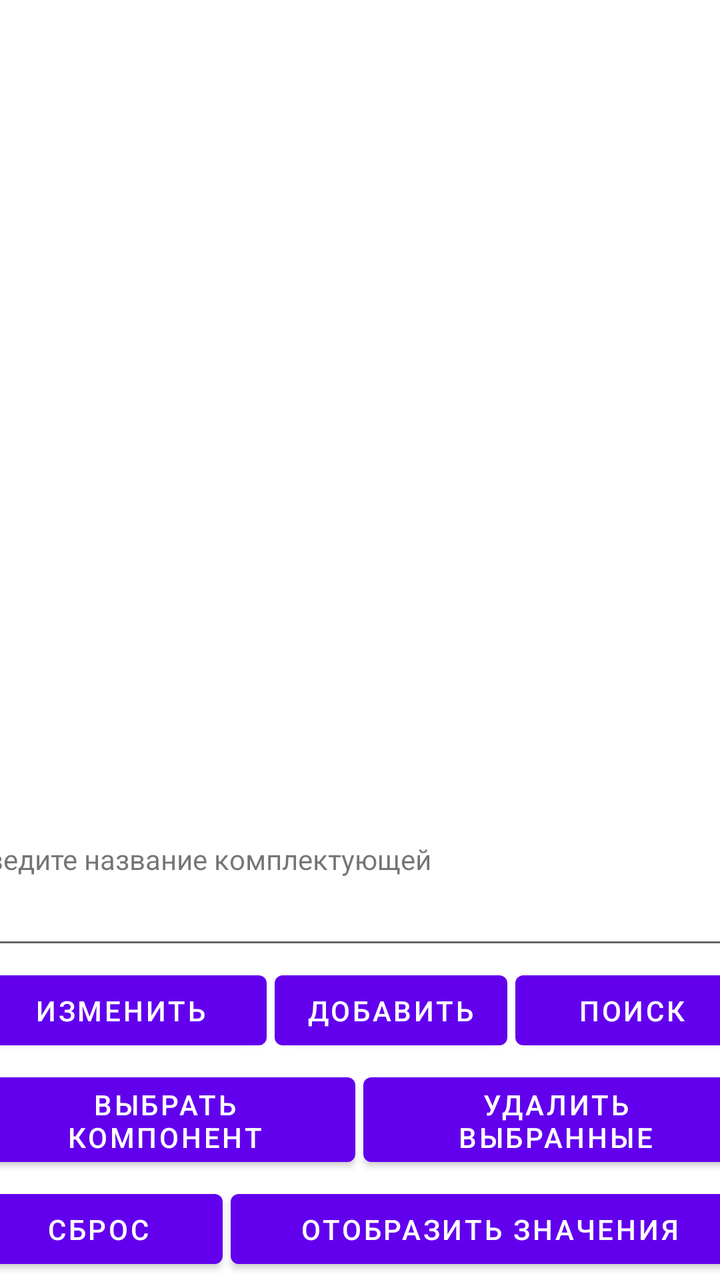
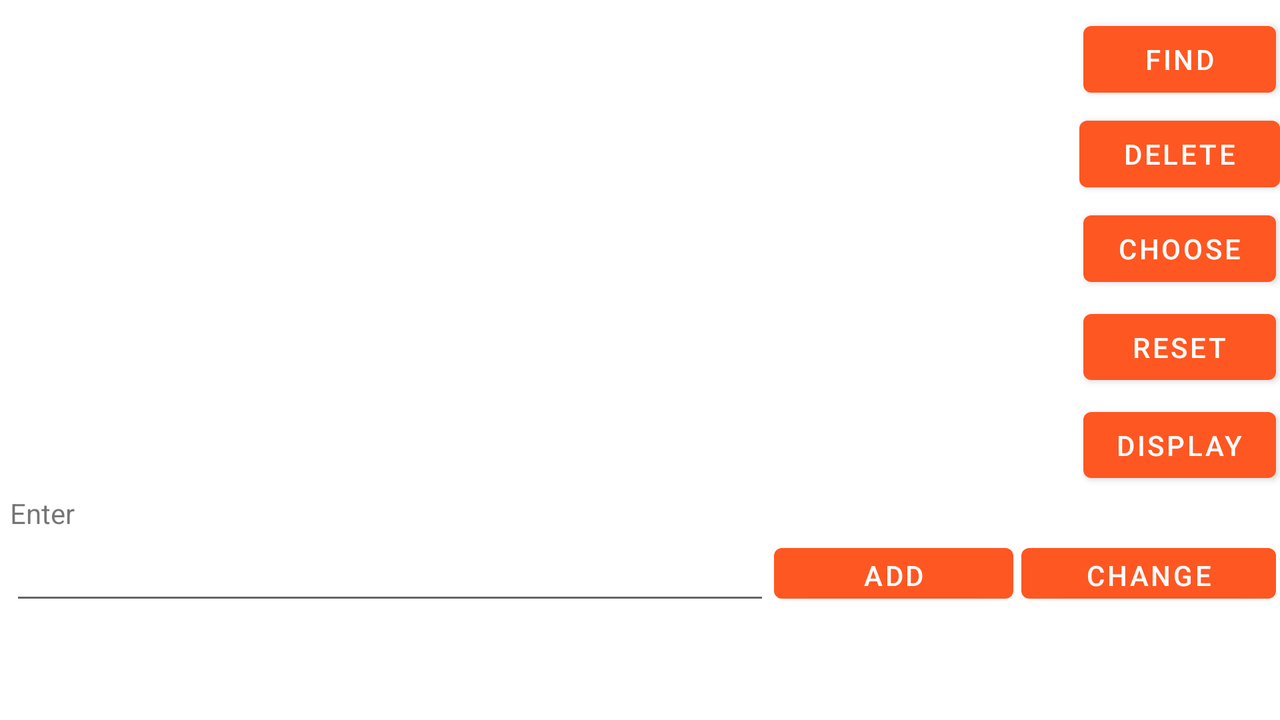

The same Android screen from two of the app's own layout files: first res/layout/ as a phone draws it, then the repository's variant for another configuration, drawn on a device whose configuration selects that folder. Both files follow.
<!-- AndroidManifest.xml: application theme Theme.Lab_1 -->
<!-- res/layout/activity_main.xml -->
<?xml version="1.0" encoding="utf-8"?>
<androidx.constraintlayout.widget.ConstraintLayout xmlns:android="http://schemas.android.com/apk/res/android"
    xmlns:app="http://schemas.android.com/apk/res-auto"
    xmlns:tools="http://schemas.android.com/tools"
    android:layout_width="match_parent"
    android:layout_height="match_parent"
    tools:context=".MainActivity">

    <LinearLayout
        android:layout_width="391dp"
        android:layout_height="match_parent"
        android:orientation="vertical"
        app:layout_constraintBottom_toBottomOf="parent"
        app:layout_constraintEnd_toEndOf="parent"
        app:layout_constraintStart_toStartOf="parent"
        app:layout_constraintTop_toTopOf="parent">

        <LinearLayout
            android:layout_width="match_parent"
            android:layout_height="wrap_content"
            android:layout_weight="10"
            android:orientation="vertical">

            <ListView
                android:id="@+id/componentsListView"
                android:layout_width="match_parent"
                android:layout_height="420dp"
                android:choiceMode="multipleChoice" />

            <LinearLayout
                android:layout_width="match_parent"
                android:layout_height="wrap_content"
                android:layout_weight="1"
                android:minHeight="48dp"
                android:orientation="vertical">


                <TextView
                    android:id="@+id/textView"
                    android:layout_width="wrap_content"
                    android:layout_height="wrap_content"
                    android:layout_weight="1"
                    android:text="@string/InputText" />

                <EditText
                    android:id="@+id/componentInput"
                    android:layout_width="match_parent"
                    android:layout_height="wrap_content"
                    android:layout_weight="1"
                    android:autofillHints="" />

            </LinearLayout>

            <LinearLayout
                android:layout_width="match_parent"
                android:layout_height="wrap_content"
                android:layout_weight="1"
                android:minHeight="48dp"
                android:orientation="horizontal">

                <Button
                    android:id="@+id/buttonChange"
                    android:layout_width="wrap_content"
                    android:layout_height="wrap_content"
                    android:layout_margin="2dp"
                    android:layout_weight="1"
                    android:text="Изменить" />

                <Button
                    android:id="@+id/buttonAdd"
                    android:layout_width="wrap_content"
                    android:layout_height="wrap_content"
                    android:layout_margin="2dp"
                    android:text="@string/Add" />

                <Button
                    android:id="@+id/buttonActivity"
                    android:layout_width="wrap_content"
                    android:layout_height="wrap_content"
                    android:layout_margin="2dp"
                    android:layout_weight="1"
                    android:text="Поиск" />

            </LinearLayout>

            <LinearLayout
                android:layout_width="match_parent"
                android:layout_height="wrap_content"
                android:layout_weight="1"
                android:baselineAligned="false"
                android:minHeight="50dp"
                android:orientation="horizontal"

                >

                <Button
                    android:id="@+id/buttonChoose"
                    android:layout_width="wrap_content"
                    android:layout_height="wrap_content"
                    android:layout_margin="2dp"
                    android:layout_weight="1"
                    android:text="@string/ChooseComponent" />

                <Button
                    android:id="@+id/buttonDeleteSelected"
                    android:layout_width="wrap_content"
                    android:layout_height="wrap_content"
                    android:layout_margin="2dp"
                    android:layout_weight="1"
                    android:text="@string/delete_selected" />
            </LinearLayout>

            <LinearLayout
                android:layout_width="match_parent"
                android:layout_height="wrap_content"
                android:layout_weight="1"
                android:minHeight="48dp"
                android:orientation="horizontal">

                <Button
                    android:id="@+id/buttonReset"
                    android:layout_width="wrap_content"
                    android:layout_height="wrap_content"
                    android:layout_margin="2dp"
                    android:layout_weight="1"
                    android:text="@string/Reset" />

                <Button
                    android:id="@+id/buttonDisplay"
                    android:layout_width="wrap_content"
                    android:layout_height="wrap_content"
                    android:layout_margin="2dp"
                    android:layout_weight="1"
                    android:text="@string/ShowComponents" />
            </LinearLayout>

        </LinearLayout>

    </LinearLayout>

</androidx.constraintlayout.widget.ConstraintLayout>
<!-- resources referenced by this layout -->
<resources>
  <string name="Add">Добавить</string>
  <string name="ChooseComponent">Выбрать компонент</string>
  <string name="InputText">Введите название комплектующей</string>
  <string name="Reset">Сброс</string>
  <string name="ShowComponents">Отобразить значения</string>
  <string name="delete_selected">Удалить выбранные</string>
  <style name="Theme.Lab_1" parent="Theme.MaterialComponents.DayNight.DarkActionBar">
          
          <item name="colorPrimary">@color/purple_500</item>
          <item name="colorPrimaryVariant">@color/purple_700</item>
          <item name="colorOnPrimary">@color/white</item>
          
          <item name="colorSecondary">@color/teal_200</item>
          <item name="colorSecondaryVariant">@color/teal_700</item>
          <item name="colorOnSecondary">@color/black</item>
          
          <item name="android:statusBarColor">?attr/colorPrimaryVariant</item>
          
      </style>
</resources>
<!-- res/layout-land/activity_main.xml (the repository's variant of the layout above) -->
<!-- drawn on the phone turned sideways -->
<?xml version="1.0" encoding="utf-8"?>
<androidx.constraintlayout.widget.ConstraintLayout xmlns:android="http://schemas.android.com/apk/res/android"
    xmlns:app="http://schemas.android.com/apk/res-auto"
    xmlns:tools="http://schemas.android.com/tools"
    android:layout_width="match_parent"
    android:layout_height="match_parent">

    <LinearLayout
        android:layout_width="match_parent"
        android:layout_height="0dp"
        android:layout_marginStart="5dp"
        android:layout_marginTop="5dp"
        android:orientation="vertical"
        app:layout_constraintBottom_toBottomOf="parent"
        app:layout_constraintEnd_toEndOf="parent"
        app:layout_constraintStart_toStartOf="parent"
        app:layout_constraintTop_toTopOf="parent">

        <LinearLayout
            android:layout_width="match_parent"
            android:layout_height="242dp"
            android:orientation="horizontal">

            <LinearLayout
                android:layout_width="wrap_content"
                android:layout_height="match_parent"
                android:layout_weight="8"
                android:orientation="vertical">

                <ListView
                    android:id="@+id/componentsListView"
                    android:layout_width="match_parent"
                    android:layout_height="match_parent"
                    android:choiceMode="multipleChoice" />
            </LinearLayout>

            <LinearLayout
                android:layout_width="wrap_content"
                android:layout_height="match_parent"
                android:layout_weight="0"
                android:orientation="vertical">

                <Button
                    android:id="@+id/buttonActivity"
                    android:layout_width="match_parent"
                    android:layout_height="wrap_content"
                    android:layout_margin="2dp"
                    android:layout_weight="1"
                    android:text="Find" />

                <Button
                    android:id="@+id/buttonDeleteSelected"
                    android:layout_width="match_parent"
                    android:layout_height="wrap_content"
                    android:layout_weight="1"
                    android:text="@string/delete_selectedd" />

                <Button
                    android:id="@+id/buttonChoose"
                    android:layout_width="match_parent"
                    android:layout_height="wrap_content"
                    android:layout_margin="2dp"
                    android:layout_weight="1"
                    android:text="@string/choose_component" />

                <Button
                    android:id="@+id/buttonReset"
                    android:layout_width="match_parent"
                    android:layout_height="wrap_content"
                    android:layout_margin="2dp"
                    android:layout_weight="1"
                    android:text="@string/reset" />

                <Button
                    android:id="@+id/buttonDisplay"
                    android:layout_width="match_parent"
                    android:layout_height="wrap_content"
                    android:layout_margin="2dp"
                    android:layout_weight="1"
                    android:text="@string/display_values" />
            </LinearLayout>
        </LinearLayout>

        <LinearLayout
            android:layout_width="match_parent"
            android:layout_height="match_parent"
            android:layout_weight="4"
            android:orientation="vertical">

            <LinearLayout
                android:layout_width="match_parent"
                android:layout_height="wrap_content"
                android:orientation="vertical">

                <TextView
                    android:id="@+id/textView2"
                    android:layout_width="match_parent"
                    android:layout_height="wrap_content"
                    android:text="@string/enter_component" />
            </LinearLayout>

            <LinearLayout
                android:layout_width="match_parent"
                android:layout_height="wrap_content"
                android:orientation="horizontal">

                <EditText
                    android:id="@+id/componentInput"
                    android:layout_width="0dp"
                    android:layout_height="wrap_content"
                    android:layout_weight="12"
                    android:autofillHints=""
                    tools:ignore="LabelFor" />

                <Button
                    android:id="@+id/buttonAdd"
                    android:layout_width="wrap_content"
                    android:layout_height="match_parent"
                    android:layout_weight="1"
                    android:text="@string/add"
                    android:layout_margin="2dp"/>

                <Button
                    android:id="@+id/buttonChange"
                    android:layout_width="wrap_content"
                    android:layout_height="match_parent"
                    android:layout_margin="2dp"
                    android:layout_weight="1"
                    android:text="Change" />
            </LinearLayout>
        </LinearLayout>
    </LinearLayout>
</androidx.constraintlayout.widget.ConstraintLayout>
<!-- resources referenced by the variant -->
<!-- as the phone turned sideways resolves them -->
<resources>
  <string name="add">Add</string>
  <string name="choose_component">Choose</string>
  <string name="delete_selectedd">Delete</string>
  <string name="display_values">Display</string>
  <string name="enter_component">Enter</string>
  <string name="reset">Reset</string>
  <!-- from res/values-land/ -->
  <style name="Theme.Lab_1" parent="Theme.MaterialComponents.DayNight.DarkActionBar">
          
          <item name="colorPrimary">#FF5722</item>
          <item name="colorPrimaryVariant">#FF9800</item>
          <item name="colorOnPrimary">@color/white</item>
          
          <item name="colorSecondary">#FFEB3B</item>
          <item name="colorSecondaryVariant">#CDDC39</item>
          <item name="colorOnSecondary">@color/black</item>
          
          <item name="android:statusBarColor">?attr/colorPrimaryVariant</item>
          
      </style>
</resources>
